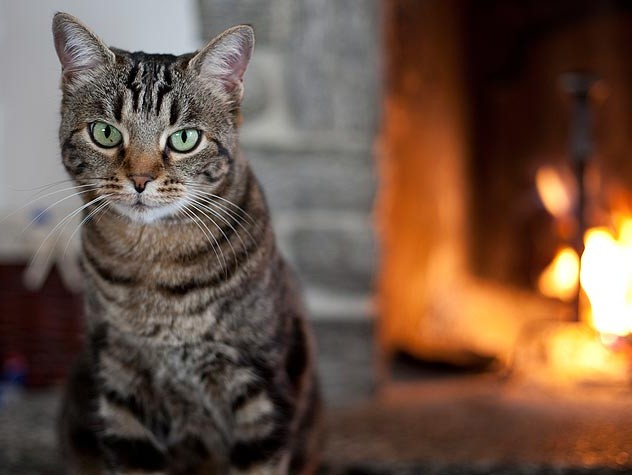
#> input picture task2/1/image.jpg, 632 x 475 px
$ python warp_affine.py
#> lines starting #> are read from the running program, lines starting #| are printed output that depends on the picture
#!/usr/bin/env python
# -*- coding: utf-8 -*-

import cv2
import numpy as np

img = cv2.imread('image.jpg', 0)
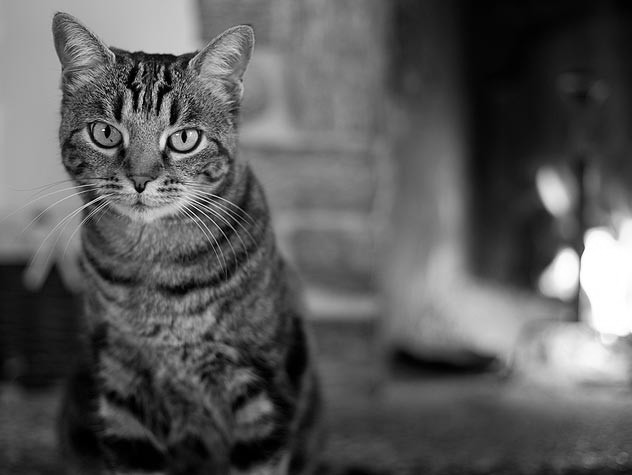
#> img: shape (475, 632); min 0, max 255, mean 89.7
rows, cols = img.shape
#> rows = 475; cols = 632


def window_transform(x_left_top_1, y_left_top_1, x_right_down_1, y_right_down_1, x_left_top_2, y_left_top_2,
                     x_right_down_2, y_right_down_2):
#> called with x_left_top_1 = 0, y_left_top_1 = 0, x_right_down_1 = 487, y_right_down_1 = 487, x_left_top_2 = 12, y_left_top_2 = 13, x_right_down_2 = 140, y_right_down_2 = 300
    src = np.array([
        [x_left_top_1, y_left_top_1],
        [x_right_down_1, y_left_top_1],
        [x_left_top_1, y_right_down_1]], dtype=np.float32)

    dest = np.array([
        [x_left_top_2, y_left_top_2],
        [x_right_down_2, y_left_top_2],
        [x_left_top_2, y_right_down_2]], dtype=np.float32)

    M = cv2.getAffineTransform(src, dest)
    dst = cv2.warpAffine(img, M, (cols, rows))
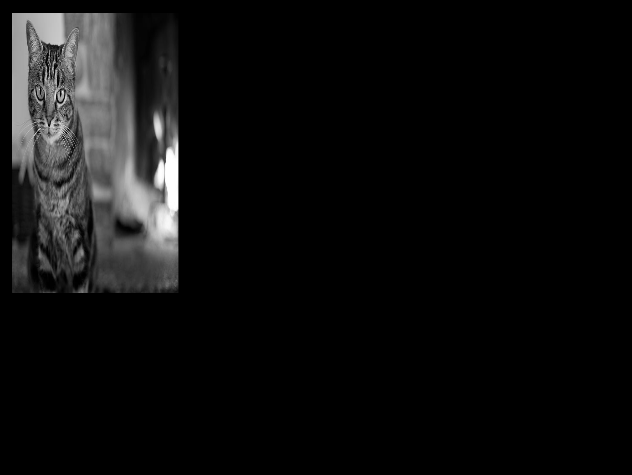
#> dst: shape (475, 632); min 0, max 255, mean 13.9

    cv2.imshow('img', dst)
    cv2.waitKey(0)
    cv2.destroyAllWindows()


window_transform(0, 0, 487, 487,
                 12, 13, 140, 300)
